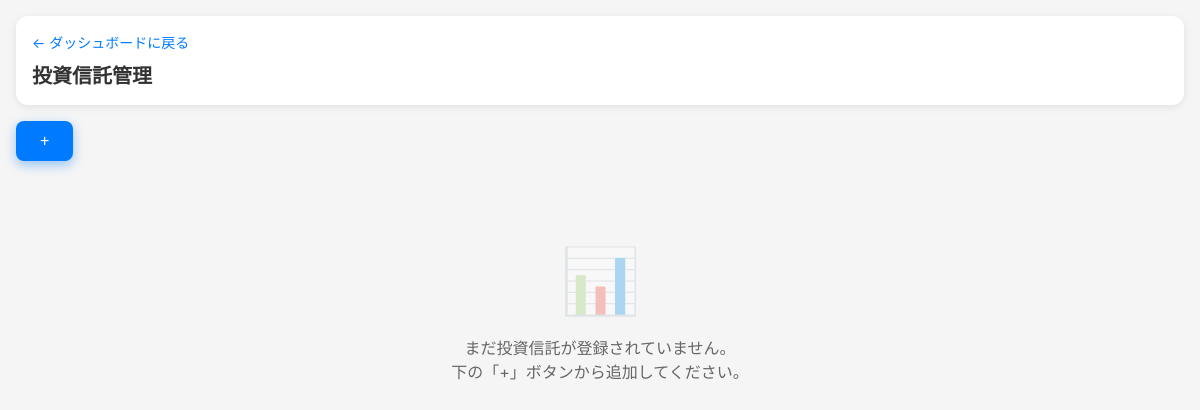
The page /assets/investment_trust (signed in) on the database as committed earlier.
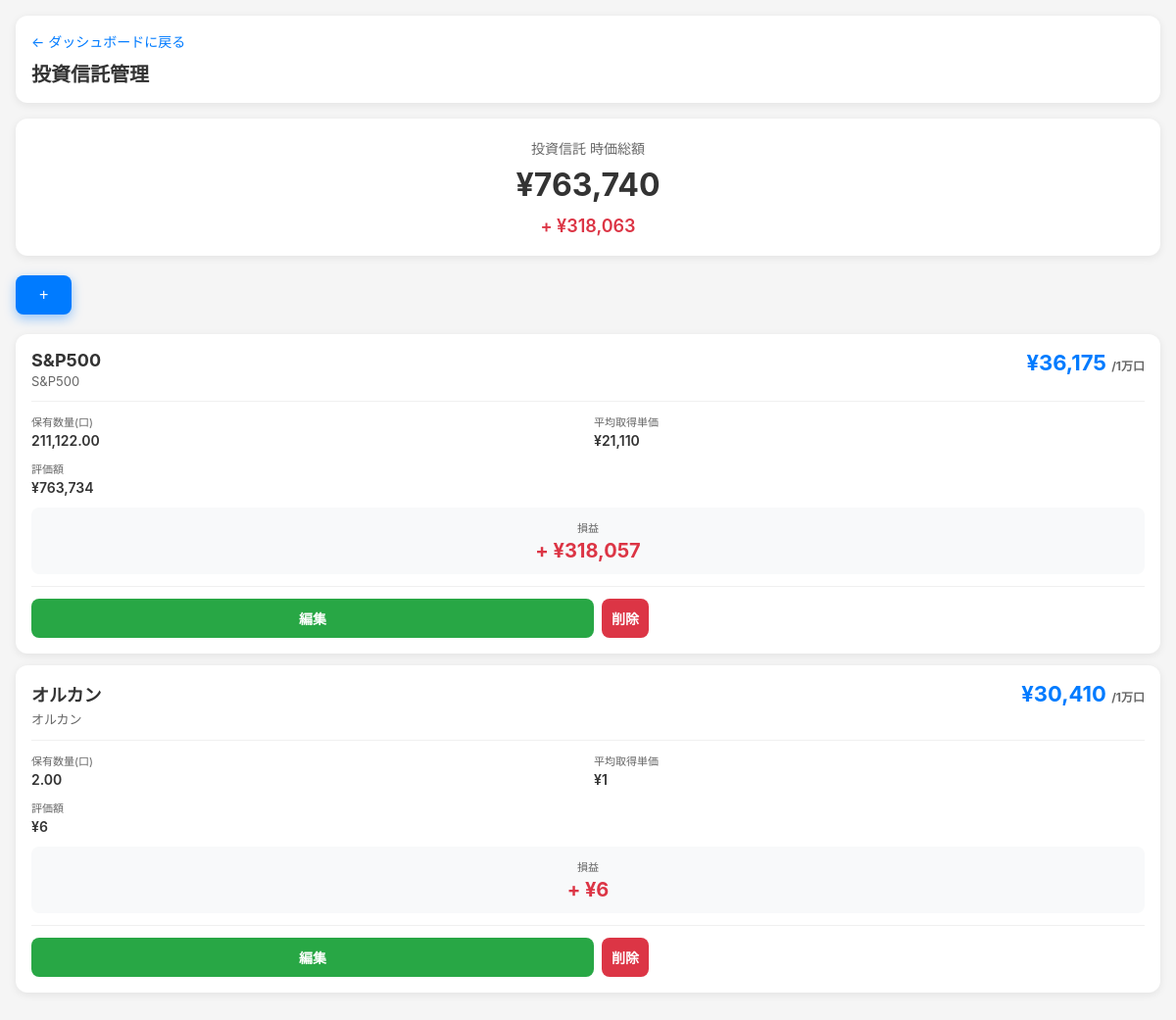
The same page on the database as committed later.
### tables this page shows
CREATE TABLE assets (
        id INTEGER PRIMARY KEY AUTOINCREMENT,
        user_id INTEGER,
        asset_type TEXT NOT NULL,
        symbol TEXT NOT NULL,
        name TEXT,
        quantity REAL NOT NULL,
        price REAL DEFAULT 0,
        created_at TIMESTAMP DEFAULT CURRENT_TIMESTAMP, avg_price REAL DEFAULT 0, current_price REAL DEFAULT 0, total_cost REAL DEFAULT 0, acquisition_price REAL, avg_cost REAL DEFAULT 0,
        FOREIGN KEY (user_id) REFERENCES users (id)
    );

### app.py (the view)
@app.route('/assets/<asset_type>')
def manage_assets(asset_type):
    user = get_current_user()
    if not user:
        return redirect(url_for('login'))
    conn = get_db()
    c = conn.cursor()
    if USE_POSTGRES:
        c.execute('''SELECT * FROM assets WHERE user_id = %s AND asset_type = %s
                    ORDER BY symbol''', (user['id'], asset_type))
    else:
        c.execute('''SELECT * FROM assets WHERE user_id = ? AND asset_type = ?
                    ORDER BY symbol''', (user['id'], asset_type))
    assets = c.fetchall()
    conn.close()
    type_info = {
        'jp_stock': {'title': '日本株', 'symbol_label': '証券コード', 'quantity_label': '株数'},
        'us_stock': {'title': '米国株', 'symbol_label': 'シンボル', 'quantity_label': '株数'},
        'gold': {'title': '金 (Gold)', 'symbol_label': '種類', 'quantity_label': '重量(g)'},
        'cash': {'title': '現金', 'symbol_label': '項目名', 'quantity_label': '金額'},
        'crypto': {'title': '暗号資産', 'symbol_label': '銘柄', 'quantity_label': '数量'},
        'investment_trust': {'title': '投資信託', 'symbol_label': '銘柄', 'quantity_label': '保有数量(口)'}
    }
    info = type_info.get(asset_type, type_info['jp_stock'])
    return render_template(
        'manage_assets.html',
        assets=assets,
        asset_type=asset_type,
        info=info,
        crypto_symbols=CRYPTO_SYMBOLS,
        investment_trust_symbols=INVESTMENT_TRUST_SYMBOLS
    )

### app.py (called while the page is built)
def get_db():
    if USE_POSTGRES:
        conn = psycopg2.connect(DATABASE_URL, cursor_factory=RealDictCursor)
        return conn
    else:
        conn = sqlite3.connect('portfolio.db')
        conn.row_factory = sqlite3.Row
        return conn

def get_current_user():
    if 'user_id' not in session:
        return None
    conn = get_db()
    c = conn.cursor()
    if USE_POSTGRES:
        c.execute('SELECT * FROM users WHERE id = %s', (session['user_id'],))
    else:
        c.execute('SELECT * FROM users WHERE id = ?', (session['user_id'],))
    user = c.fetchone()
    conn.close()
    return user

### templates/manage_assets.html (shortened to what this page needs)
{% extends "base.html" %}
{% block content %}
<div class="header">
    <a href="{{ url_for('dashboard') }}" class="back-link">&larr; ダッシュボードに戻る</a>
    <h1>{{ info.title }}管理</h1>
</div>
{% if assets %}
    {% set total_value = namespace(amount=0) %}
    {% set total_cost = namespace(amount=0) %}
    {% for asset in assets %}
        {% if asset_type == 'investment_trust' %}
            {% set total_value.amount = total_value.amount + (asset['quantity'] * asset['price'] / 10000) %}
            {% set total_cost.amount = total_cost.amount + (asset['quantity'] * asset['avg_cost'] / 10000) %}
        {% elif asset_type != 'cash' %}
            {% set total_value.amount = total_value.amount + (asset['quantity'] * asset['price']) %}
            {% set total_cost.amount = total_cost.amount + (asset['quantity'] * asset['avg_cost']) %}
        {% else %}
            {% set total_value.amount = total_value.amount + asset['quantity'] %}
        {% endif %}
    {% endfor %}
    {% set total_profit = total_value.amount - total_cost.amount %}
    <div class="summary-card">
        <div class="summary-title">{{ info.title }} 時価総額</div>
        <div class="summary-value">
            {% if asset_type == 'us_stock' %}
                ${{ "{:,.2f}".format(total_value.amount) }}
            {% else %}
                &yen;{{ "{:,.0f}".format(total_value.amount) }}
            {% endif %}
        </div>
        {% if asset_type != 'cash' %}
        <div class="summary-profit {% if total_profit >= 0 %}profit-red{% else %}profit-green{% endif %}">
            {% if total_profit >= 0 %}+{% endif %}
            {% if asset_type == 'us_stock' %}
                ${{ "{:,.2f}".format(total_profit) }}
            {% else %}
                &yen;{{ "{:,.0f}".format(total_profit) }}
            {% endif %}
        </div>
        {% endif %}
    </div>
{% endif %}
<button class="add-button" onclick="showAddForm()">+</button>
{% if assets %}
    {% for asset in assets %}
    <div class="stock-card" data-edit-url="{{ url_for('edit_asset', asset_id=asset['id']) }}">
        <div class="stock-header">
            <div>
                <div class="stock-symbol">{{ asset['symbol'] }}</div>
                {% if asset_type not in ['cash'] %}
                <div class="stock-name">{{ asset['name'] or '-' }}</div>
                {% endif %}
            </div>
            <div>
                <div class="stock-price">
                    {% if asset_type == 'us_stock' %}
                        ${{ "{:,.2f}".format(asset['price']) }}
                    {% elif asset_type == 'investment_trust' %}
                        &yen;{{ "{:,.0f}".format(asset['price']) }} <span style="font-size:12px; color:#666;">/1万口</span>
                    {% elif asset_type not in ['cash'] %}
                        &yen;{{ "{:,.0f}".format(asset['price']) }}
                    {% endif %}
                </div>
            </div>
        </div>
        <div class="stock-details">
            <div class="detail-item">
                <span class="detail-label">{{ info.quantity_label }}</span>
                <span class="detail-value">{{ "{:,.2f}".format(asset['quantity']) }}</span>
            </div>
            {% if asset_type not in ['cash'] %}
            <div class="detail-item">
                <span class="detail-label">平均取得単価</span>
                <span class="detail-value">
                    {% if asset_type == 'us_stock' %}
                        ${{ "{:,.2f}".format(asset['avg_cost']) }}
                    {% else %}
                        &yen;{{ "{:,.0f}".format(asset['avg_cost']) }}
                    {% endif %}
                </span>
            </div>
            <div class="detail-item">
                <span class="detail-label">評価額</span>
                <span class="detail-value">
                    {% if asset_type == 'us_stock' %}
                        ${{ "{:,.2f}".format(asset['quantity'] * asset['price']) }}
                    {% elif asset_type == 'investment_trust' %}
                        &yen;{{ "{:,.0f}".format((asset['quantity'] * asset['price']) / 10000) }}
                    {% else %}
                        &yen;{{ "{:,.0f}".format(asset['quantity'] * asset['price']) }}
                    {% endif %}
                </span>
            </div>
            {% endif %}
        </div>
        {% if asset_type not in ['cash'] %}
            {% if asset_type == 'investment_trust' %}
                {% set current_value = (asset['quantity'] * asset['price']) / 10000 %}
                {% set cost_value = (asset['quantity'] * asset['avg_cost']) / 10000 %}
            {% else %}
                {% set current_value = asset['quantity'] * asset['price'] %}
                {% set cost_value = asset['quantity'] * asset['avg_cost'] %}
            {% endif %}
            {% set profit = current_value - cost_value %}
            <div class="stock-profit-box">
                <div class="stock-profit-label">損益</div>
                <div class="stock-profit-value {% if profit >= 0 %}profit-red{% else %}profit-green{% endif %}">
                    {% if profit >= 0 %}+{% endif %}
                    {% if asset_type == 'us_stock' %}
                        ${{ "{:,.2f}".format(profit) }}
                    {% else %}
                        &yen;{{ "{:,.0f}".format(profit) }}
                    {% endif %}
                </div>
            </div>
        {% endif %}
        <div class="stock-actions" onclick="event.stopPropagation()">
            <a href="{{ url_for('edit_asset', asset_id=asset['id']) }}" class="edit-btn">編集</a>
            <form method="post" action="{{ url_for('delete_asset') }}" style="flex: 1; margin: 0;">
                <button type="submit" class="delete-btn" onclick="return confirm('削除しますか?')">削除</button>
            </form>
        </div>
    </div>
    {% endfor %}
{% else %}
<div class="empty-state">
    <div class="empty-state-icon">&#128202;</div>
    <p>まだ{{ info.title }}が登録されていません。<br>下の「+」ボタンから追加してください。</p>
</div>
{% endif %}
{% endblock %}

### templates/base.html (shortened to what this page needs)
<!DOCTYPE html>
<html lang="ja">
<head>
</head>
<body>
    <div class="container">
        {% block content %}{% endblock %}
    </div>
</body>
</html>

### templates/base.html (style rules this page uses)
* { box-sizing: border-box; }
body { font-family: -apple-system, BlinkMacSystemFont, "Segoe UI", Roboto, "Hiragino Sans", sans-serif; margin: 0; padding: 0; background: #f5f5f5; color: #333; }
.container { max-width: 100%; margin: 0 auto; padding: 16px; padding-bottom: 80px; }

### templates/manage_assets.html (style rules this page uses)
.header { background: white; padding: 16px; border-radius: 12px; margin-bottom: 16px; box-shadow: 0 2px 8px rgba(0,0,0,0.08); }
.back-link { color: #007bff; text-decoration: none; font-size: 14px; display: inline-block; margin-bottom: 8px; }
.header h1 { font-size: 20px; margin: 0; color: #333; }
.summary-card { background: white; border-radius: 12px; padding: 20px; margin-bottom: 20px; text-align: center; box-shadow: 0 2px 8px rgba(0,0,0,0.08); }
.summary-title { font-size: 14px; color: #666; margin-bottom: 8px; }
.summary-value { font-size: 32px; font-weight: 700; color: #333; margin-bottom: 12px; }
.summary-profit { font-size: 18px; font-weight: 600; }
.profit-red { color: #dc3545; }
.add-button { position: fixed; bottom: 24px; right: 24px; width: 56px; height: 56px; border-radius: 50%; background: #007bff; color: white; border: none; font-size: 32px; cursor: pointer; box-shadow: 0 4px 12px rgba(0,123,255,0.4); z-index: 1000; display: flex; align-items: center; justify-content: center; line-height: 1; }
.stock-card { background: white; border-radius: 12px; padding: 16px; margin-bottom: 12px; box-shadow: 0 2px 8px rgba(0,0,0,0.08); cursor: pointer; transition: all 0.15s ease; }
.stock-header { display: flex; justify-content: space-between; align-items: flex-start; margin-bottom: 12px; padding-bottom: 12px; border-bottom: 1px solid #f0f0f0; }
.stock-symbol { font-size: 18px; font-weight: 700; color: #333; }
.stock-name { font-size: 13px; color: #666; margin-top: 3px; }
.stock-price { font-size: 22px; font-weight: 700; color: #007bff; text-align: right; }
.stock-details { display: grid; grid-template-columns: 1fr 1fr; gap: 12px; margin: 12px 0; font-size: 13px; }
.detail-item { display: flex; flex-direction: column; }
.detail-label { color: #666; font-size: 11px; margin-bottom: 3px; }
.detail-value { font-weight: 600; color: #333; font-size: 14px; }
.stock-profit-box { background: #f8f9fa; padding: 12px; border-radius: 8px; margin: 12px 0; text-align: center; }
.stock-profit-label { font-size: 11px; color: #666; margin-bottom: 4px; }
.stock-profit-value { font-size: 20px; font-weight: 700; }
.stock-actions { display: flex; gap: 8px; margin-top: 12px; padding-top: 12px; border-top: 1px solid #f0f0f0; }
.edit-btn, .delete-btn { flex: 1; padding: 10px; border-radius: 8px; text-align: center; text-decoration: none; font-size: 14px; border: none; cursor: pointer; font-weight: 600; }
.edit-btn { background: #28a745; color: white; }
.delete-btn { background: #dc3545; color: white; }
@media (min-width: 768px) { .add-button { position: static; width: auto; height: auto; border-radius: 8px; padding: 12px 24px; font-size: 16px; margin-bottom: 20px; } }

Rows that differ between the two databases and show on the page:
added assets: symbol "S&P500", name "S&P500", price "36,175", quantity_label "保有数量(口)", quantity "211,122.00", avg_cost "21,110", (asset['quantity']*asset['price'])/10000 "763,734", profit "318,057"
added assets: symbol "オルカン", name "オルカン", price "30,410", quantity_label "保有数量(口)", quantity "2.00", avg_cost "1", (asset['quantity']*asset['price'])/10000 "6", profit "6"
Other text that changed with them:
{{ info.title }}: (not shown) → "投資信託"
{{ "{:,.0f}".format(total_value.amount) }}: (not shown) → "763,740"
{{ "{:,.0f}".format(total_profit) }}: (not shown) → "318,063"
{{ info.title }}: "投資信託" → (not shown)
text no longer shown: "📊 まだ が登録されていません。 下の「+」ボタンから追加してください。"
text now shown: "時価総額 ¥ + ¥"
